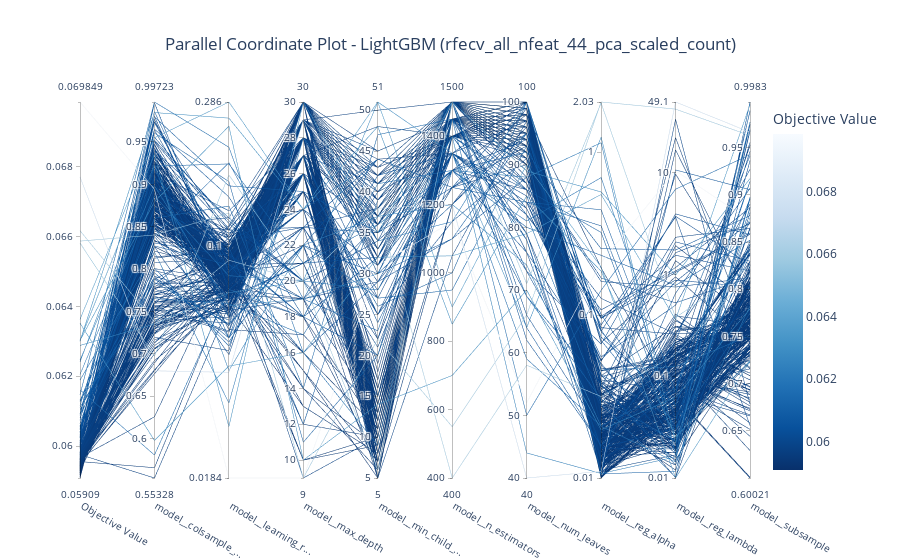

The code cell stored with this chart in its notebook:
### Markdown cell above
### Parallel Coordinate Plot
Helps visualize relationships between parameters and objective value.

### Code cell
if loaded_study:
    try:
        fig_parallel = optuna.visualization.plot_parallel_coordinate(loaded_study)
        fig_parallel.update_layout(title_text=f"Parallel Coordinate Plot - {MODEL_NAME_FOR_ANALYSIS} ({SELECTED_FEATURES_FILENAME_FOR_ANALYSIS})", title_x=0.5)
        fig_parallel.show()
    except Exception as e:
        logging.error(f"Could not plot parallel coordinate plot: {e}")
else:
    logging.warning("Optuna study not loaded. Skipping parallel coordinate plot.")

### Figure 1 — Plotly figure (JSON) as saved in the notebook; plotly's stock layout.template omitted (floating-point values rounded to 4 significant figures; data arrays with more than 128 entries replaced by an {"elided": "..."} marker saying what was removed)
{"data": [{"dimensions": [{"label": "Objective Value", "range": [0.05909, 0.06985], "values": {"elided": "368 float values"}}, {"label": "model__colsample_...", "range": [0.5533, 0.9972], "values": {"elided": "368 float values"}}, {"label": "model__learning_r...", "range": [-1.734, -0.5434], "ticktext": ["0.0184", "0.1", "0.286"], "tickvals": [-1.734, -1, -0.5434], "values": {"elided": "368 float values"}}, {"label": "model__max_depth", "range": [9, 30], "values": {"elided": "368 int values"}}, {"label": "model__min_child_...", "range": [5, 51], "values": {"elided": "368 int values"}}, {"label": "model__n_estimators", "range": [400, 1500], "values": {"elided": "368 int values"}}, {"label": "model__num_leaves", "range": [40, 100], "values": {"elided": "368 int values"}}, {"label": "model__reg_alpha", "range": [-1.999, 0.3082], "ticktext": ["0.01", "0.1", "1", "2.03"], "tickvals": [-1.999, -1, 0, 0.3082], "values": {"elided": "368 float values"}}, {"label": "model__reg_lambda", "range": [-1.999, 1.691], "ticktext": ["0.01", "0.1", "1", "10", "49.1"], "tickvals": [-1.999, -1, 0, 1, 1.691], "values": {"elided": "368 float values"}}, {"label": "model__subsample", "range": [0.6002, 0.9983], "values": {"elided": "368 float values"}}], "labelangle": 30, "labelside": "bottom", "line": {"color": {"elided": "368 float values"}, "colorbar": {"title": {"text": "Objective Value"}}, "colorscale": [[0, "rgb(247,251,255)"], [0.125, "rgb(222,235,247)"], [0.25, "rgb(198,219,239)"], [0.375, "rgb(158,202,225)"], [0.5, "rgb(107,174,214)"], [0.625, "rgb(66,146,198)"], [0.75, "rgb(33,113,181)"], [0.875, "rgb(8,81,156)"], [1, "rgb(8,48,107)"]], "reversescale": true, "showscale": true}, "type": "parcoords"}], "layout": {"title": {"text": "Parallel Coordinate Plot - LightGBM (rfecv_all_nfeat_44_pca_scaled_count)", "x": 0.5}}}
